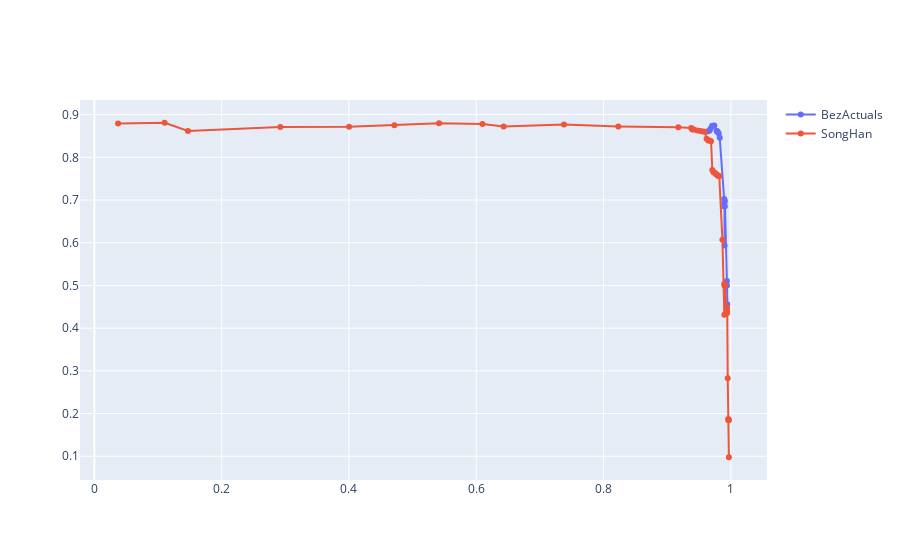

Write notebook code for a chart like this one.
### Code cell
fig = go.Figure()



xs=df_bezier_on_actl_Wts_in_between_best["compression"]
ys=df_bezier_on_actl_Wts_in_between_best["val_top_1"]
fig.add_trace(go.Scatter(x=xs, y=ys,
                mode='lines+markers',
                name="BezActuals"))




xs=df_snhn["compression"]
ys=df_snhn["top_1"]
fig.add_trace(go.Scatter(x=xs, y=ys,
                mode='lines+markers',
                name="SongHan"))



fig.show()
